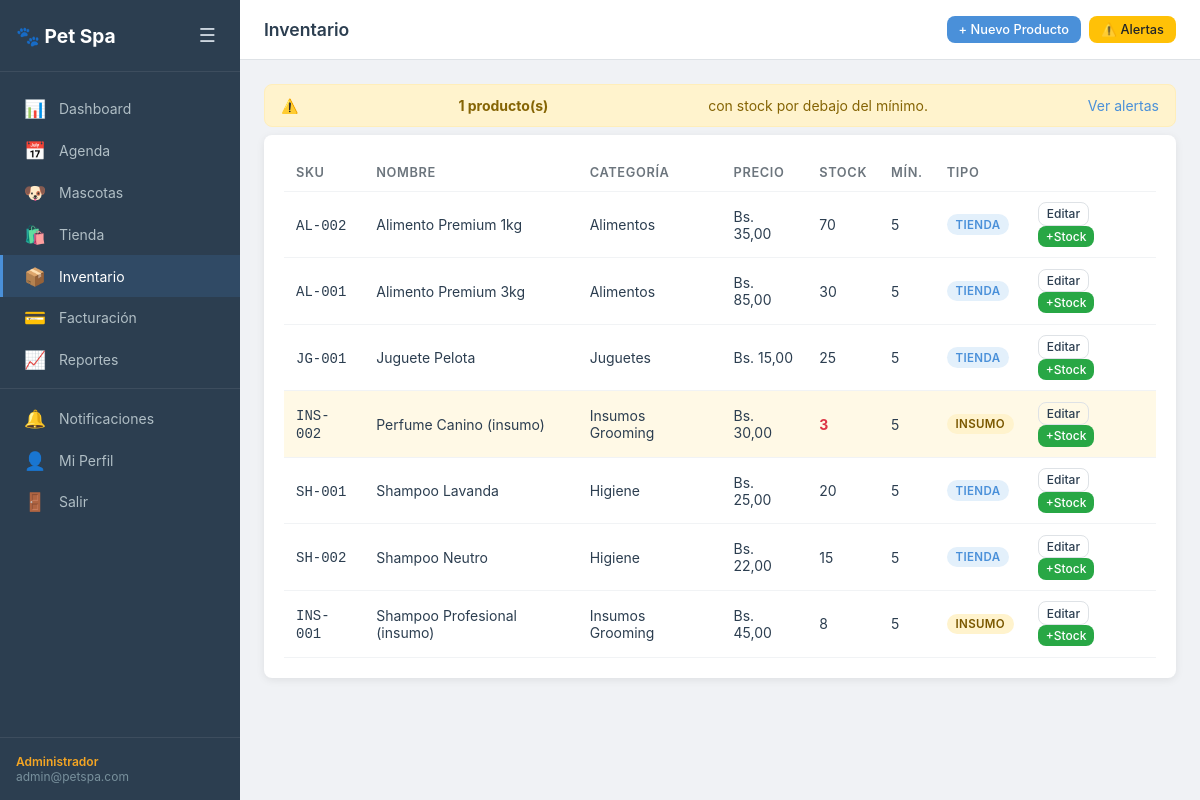
The app's page /inventario/ (signed in) with its own data.
### apps/usuarios/models.py (models this page shows, shortened)
class Usuario(AbstractUser):
    rol                = models.ForeignKey(Rol, on_delete=models.SET_NULL, null=True, blank=True)
    telefono           = models.CharField(max_length=20, blank=True)
    email              = models.EmailField(unique=True)
    email_verificado   = models.BooleanField(default=False)
    token_activacion   = models.CharField(max_length=64, blank=True)
    token_expiracion   = models.DateTimeField(null=True, blank=True)
    intentos_fallidos  = models.IntegerField(default=0)
    bloqueado_hasta    = models.DateTimeField(null=True, blank=True)
    two_factor_secret  = models.CharField(max_length=32, blank=True)
    two_factor_activo  = models.BooleanField(default=False)
    ultimo_acceso      = models.DateTimeField(null=True, blank=True)
    USERNAME_FIELD = 'email'
    REQUIRED_FIELDS = ['username']
    class Meta:
        verbose_name = 'Usuario'
        verbose_name_plural = 'Usuarios'

class Rol(models.Model):
    NOMBRES = [
        ('admin', 'Administrador'),
        ('recepcion', 'Recepción'),
        ('groomer', 'Groomer'),
        ('cliente', 'Cliente'),
    ]
    nombre      = models.CharField(max_length=50, unique=True, choices=NOMBRES)
    descripcion = models.TextField(blank=True)
    def __str__(self):
        return self.get_nombre_display()

### apps/inventario/models.py (models this page shows, shortened)
class Producto(models.Model):
    nombre       = models.CharField(max_length=200)
    descripcion  = models.TextField(blank=True)
    categoria    = models.ForeignKey(Categoria, on_delete=models.PROTECT)
    precio_base  = models.DecimalField(max_digits=8, decimal_places=2)
    stock_actual = models.IntegerField(default=0)
    stock_minimo = models.IntegerField(default=5)
    sku          = models.CharField(max_length=50, unique=True)
    imagen       = models.ImageField(upload_to='productos/', blank=True)
    es_insumo    = models.BooleanField(default=False)
    activo       = models.BooleanField(default=True)
    def bajo_stock(self):
        return self.stock_actual <= self.stock_minimo

class Categoria(models.Model):
    nombre = models.CharField(max_length=100)
    padre  = models.ForeignKey('self', null=True, blank=True, on_delete=models.SET_NULL, related_name='subcategorias')
    def __str__(self):
        if self.padre:
            return f"{self.padre.nombre} > {self.nombre}"
        return self.nombre

### apps/inventario/views.py (the view)
# urls.py: path('', views.lista_productos, name='lista'),
@login_requerido
@requiere_rol('admin', 'recepcion')
def lista_productos(request):
    productos = Producto.objects.filter(activo=True).select_related('categoria').order_by('nombre')
    bajo_stock = [p for p in productos if p.bajo_stock()]
    return render(request, 'inventario/lista.html', {
        'productos': productos,
        'bajo_stock': bajo_stock,
    })

### templates/inventario/lista.html (shortened to what this page needs)
{% extends 'base.html' %}
{% block page_title %}Inventario{% endblock %}
{% block topbar_actions %}
<a href="{% url 'inventario:nuevo' %}" class="btn btn-primary btn-sm">+ Nuevo Producto</a>
<a href="{% url 'inventario:alertas' %}" class="btn btn-warning btn-sm">⚠️ Alertas</a>
{% endblock %}
{% block content %}
{% if bajo_stock %}
<div class="alert alert-warning">
  ⚠️ <strong>{{ bajo_stock|length }} producto(s)</strong> con stock por debajo del mínimo.
  <a href="{% url 'inventario:alertas' %}">Ver alertas</a>
</div>
{% endif %}
<div class="card">
  <div class="card-body">
    <table class="table">
      <thead><tr><th>SKU</th><th>Nombre</th><th>Categoría</th><th>Precio</th><th>Stock</th><th>Mín.</th><th>Tipo</th><th></th></tr></thead>
      <tbody>
        {% for p in productos %}
        <tr class="{% if p.bajo_stock %}row-warning{% endif %}">
          <td><code>{{ p.sku }}</code></td>
          <td>
            {{ p.nombre }}
          </td>
          <td>{{ p.categoria }}</td>
          <td>Bs. {{ p.precio_base }}</td>
          <td>
            <span {% if p.bajo_stock %}class="text-danger font-bold"{% endif %}>{{ p.stock_actual }}</span>
          </td>
          <td>{{ p.stock_minimo }}</td>
          <td>{% if p.es_insumo %}<span class="badge badge-orange">Insumo</span>{% else %}<span class="badge badge-blue">Tienda</span>{% endif %}</td>
          <td>
            <a href="{% url 'inventario:editar' p.pk %}" class="btn btn-xs btn-outline">Editar</a>
            <a href="{% url 'inventario:entrada' p.pk %}" class="btn btn-xs btn-success">+Stock</a>
          </td>
        </tr>
        {% empty %}
        <tr><td colspan="8" class="text-center text-muted">Sin productos registrados.</td></tr>
        {% endfor %}
      </tbody>
    </table>
  </div>
</div>
{% endblock %}

### templates/base.html (shortened to what this page needs)
{% load static %}
<!DOCTYPE html>
<html lang="es">
<head>
  <link rel="stylesheet" href="{% static 'css/base.css' %}">
</head>
<body>
<div class="layout">
  <aside class="sidebar" id="sidebar">
    <div class="sidebar-header">
      <span class="logo">🐾 Pet Spa</span>
      <button class="sidebar-toggle" onclick="toggleSidebar()">☰</button>
    </div>
    <nav class="sidebar-nav">
      <a href="{% url 'dashboard:inicio' %}" class="nav-item {% if request.resolver_match.namespace == 'dashboard' %}active{% endif %}">
        <span class="nav-icon">📊</span><span class="nav-label">Dashboard</span>
      </a>
      {% if user.rol.nombre != 'cliente' %}
      <a href="{% url 'agenda:calendario' %}" class="nav-item {% if request.resolver_match.namespace == 'agenda' %}active{% endif %}">
        <span class="nav-icon">📅</span><span class="nav-label">Agenda</span>
      </a>
      {% endif %}
      <a href="{% url 'mascotas:lista' %}" class="nav-item {% if request.resolver_match.namespace == 'mascotas' %}active{% endif %}">
        <span class="nav-icon">🐶</span><span class="nav-label">Mascotas</span>
      </a>
      <a href="{% url 'tienda:catalogo' %}" class="nav-item {% if request.resolver_match.namespace == 'tienda' %}active{% endif %}">
        <span class="nav-icon">🛍️</span><span class="nav-label">Tienda</span>
      </a>
      {% if user.rol.nombre in 'admin,recepcion' %}
      <a href="{% url 'inventario:lista' %}" class="nav-item {% if request.resolver_match.namespace == 'inventario' %}active{% endif %}">
        <span class="nav-icon">📦</span><span class="nav-label">Inventario</span>
      </a>
      <a href="{% url 'facturacion:lista' %}" class="nav-item {% if request.resolver_match.namespace == 'facturacion' %}active{% endif %}">
        <span class="nav-icon">💳</span><span class="nav-label">Facturación</span>
      </a>
      {% endif %}
      {% if user.rol.nombre == 'admin' %}
      <a href="{% url 'dashboard:ocupacion' %}" class="nav-item">
        <span class="nav-icon">📈</span><span class="nav-label">Reportes</span>
      </a>
      {% endif %}
      <div class="nav-divider"></div>
      <a href="{% url 'notificaciones:lista' %}" class="nav-item">
        <span class="nav-icon">🔔</span><span class="nav-label">Notificaciones</span>
      </a>
      <a href="{% url 'usuarios:perfil' %}" class="nav-item">
        <span class="nav-icon">👤</span><span class="nav-label">Mi Perfil</span>
      </a>
      <a href="{% url 'usuarios:logout' %}" class="nav-item nav-logout">
        <span class="nav-icon">🚪</span><span class="nav-label">Salir</span>
      </a>
    </nav>
    <div class="sidebar-footer">
      <span class="user-rol">{{ user.rol }}</span>
      <span class="user-email">{{ user.email }}</span>
    </div>
  </aside>
  <main class="main-content">
    <header class="topbar">
      <h1 class="page-title">{% block page_title %}{% endblock %}</h1>
      <div class="topbar-actions">{% block topbar_actions %}{% endblock %}</div>
    </header>
    <div class="content-body">
      {% block content %}{% endblock %}
    </div>
  </main>
</div>
</body>
</html>

### static/css/base.css (style rules this page uses)
:root { --primary: #4A90D9; --primary-dk: #3070b3; --secondary: #F5A623; --success: #28a745; --danger: #dc3545; --warning: #ffc107; --info: #17a2b8; --dark: #2C3E50; --gray: #6c757d; --light: #f8f9fa; --border: #dee2e6; --sidebar-w: 240px; --topbar-h: 60px; --radius: 8px; --shadow: 0 2px 8px rgba(0,0,0,.08); --shadow-md: 0 4px 16px rgba(0,0,0,.12); }
*, *::before, *::after { box-sizing: border-box; margin: 0; padding: 0; }
body { font-family: -apple-system, BlinkMacSystemFont, 'Segoe UI', Roboto, sans-serif; font-size: 14px; color: var(--dark); background: #f0f2f5; min-height: 100vh; }
a { color: var(--primary); text-decoration: none; }
.layout { display: flex; min-height: 100vh; }
.sidebar { width: var(--sidebar-w); background: var(--dark); color: #cdd6df; display: flex; flex-direction: column; position: fixed; top: 0; left: 0; bottom: 0; z-index: 100; transition: transform .25s; }
.sidebar-header { display: flex; align-items: center; justify-content: space-between; padding: 1.25rem 1rem; border-bottom: 1px solid rgba(255,255,255,.08); }
.logo { font-size: 1.2rem; font-weight: 700; color: #fff; }
.sidebar-toggle, .menu-btn { background: none; border: none; color: #cdd6df; font-size: 1.2rem; cursor: pointer; padding: .25rem .5rem; }
.sidebar-nav { flex: 1; padding: 1rem 0; overflow-y: auto; }
.nav-item { display: flex; align-items: center; gap: .75rem; padding: .65rem 1.25rem; color: #b0bec5; transition: background .15s, color .15s; border-left: 3px solid transparent; }
.nav-item.active { background: rgba(74,144,217,.15); color: #fff; border-left-color: var(--primary); }
.nav-icon { font-size: 1.1rem; width: 24px; text-align: center; }
.nav-divider { height: 1px; background: rgba(255,255,255,.08); margin: .5rem 0; }
.sidebar-footer { padding: 1rem; border-top: 1px solid rgba(255,255,255,.08); font-size: .75rem; }
.user-rol { display: block; color: var(--secondary); font-weight: 600; }
.user-email { display: block; color: #78909c; white-space: nowrap; overflow: hidden; text-overflow: ellipsis; }
.main-content { margin-left: var(--sidebar-w); flex: 1; display: flex; flex-direction: column; min-height: 100vh; }
.topbar { height: var(--topbar-h); background: #fff; border-bottom: 1px solid var(--border); display: flex; align-items: center; padding: 0 1.5rem; gap: 1rem; position: sticky; top: 0; z-index: 50; }
.page-title { flex: 1; font-size: 1.1rem; font-weight: 600; }
.topbar-actions { display: flex; gap: .5rem; }
.content-body { padding: 1.5rem; }
.alert { display: flex; align-items: center; justify-content: space-between; padding: .75rem 1rem; border-radius: var(--radius); margin-bottom: .5rem; font-size: .875rem; }
.alert-warning { background: #fff3cd; color: #856404; border: 1px solid #ffeeba; }
.btn { display: inline-flex; align-items: center; gap: .35rem; padding: .5rem 1rem; border-radius: var(--radius); border: none; cursor: pointer; font-size: .875rem; font-weight: 500; transition: background .15s, transform .1s; text-decoration: none; }
.btn-primary { background: var(--primary); color: #fff; }
.btn-success { background: var(--success); color: #fff; }
.btn-warning { background: var(--warning); color: #212529; }
.btn-outline { background: transparent; border: 1px solid var(--border); color: var(--dark); }
.btn-sm { padding: .35rem .75rem; font-size: .8rem; }
.btn-xs { padding: .2rem .5rem; font-size: .75rem; }
.card { background: #fff; border-radius: var(--radius); box-shadow: var(--shadow); overflow: hidden; }
.card-body { padding: 1.25rem; }
.table { width: 100%; border-collapse: collapse; }
.table th, .table td { padding: .65rem .75rem; border-bottom: 1px solid #f1f3f5; text-align: left; }
.table th { font-weight: 600; color: var(--gray); font-size: .8rem; text-transform: uppercase; letter-spacing: .05em; }
.row-warning { background: #fff9e6 !important; }
.badge { display: inline-block; padding: .2rem .55rem; border-radius: 20px; font-size: .72rem; font-weight: 600; text-transform: uppercase; letter-spacing: .03em; }
.badge-primary, .badge-blue { background: #e3f0fb; color: var(--primary); }
.badge-orange { background: #fff3cd; color: #795700; }
.text-danger { color: var(--danger); }
.font-bold { font-weight: 700; }

### records on screen
Usuario: rol "Administrador", email "admin@petspa.com"
Producto: sku "AL-002", nombre "Alimento Premium 1kg", categoria "Alimentos", precio_base "35,00", stock_actual "70", stock_minimo "5", es_insumo "TIENDA"
Producto: sku "AL-001", nombre "Alimento Premium 3kg", categoria "Alimentos", precio_base "85,00", stock_actual "30", stock_minimo "5", es_insumo "TIENDA"
Producto: sku "JG-001", nombre "Juguete Pelota", categoria "Juguetes", precio_base "15,00", stock_actual "25", stock_minimo "5", es_insumo "TIENDA"
Producto: sku "INS-002", nombre "Perfume Canino (insumo)", categoria "Insumos Grooming", precio_base "30,00", stock_actual "3", stock_minimo "5", es_insumo "INSUMO"
Producto: sku "SH-001", nombre "Shampoo Lavanda", categoria "Higiene", precio_base "25,00", stock_actual "20", stock_minimo "5", es_insumo "TIENDA"
Producto: sku "SH-002", nombre "Shampoo Neutro", categoria "Higiene", precio_base "22,00", stock_actual "15", stock_minimo "5", es_insumo "TIENDA"
Producto: sku "INS-001", nombre "Shampoo Profesional (insumo)", categoria "Insumos Grooming", precio_base "45,00", stock_actual "8", stock_minimo "5", es_insumo "INSUMO"

### other values on screen
{{ bajo_stock|length }} "1"
